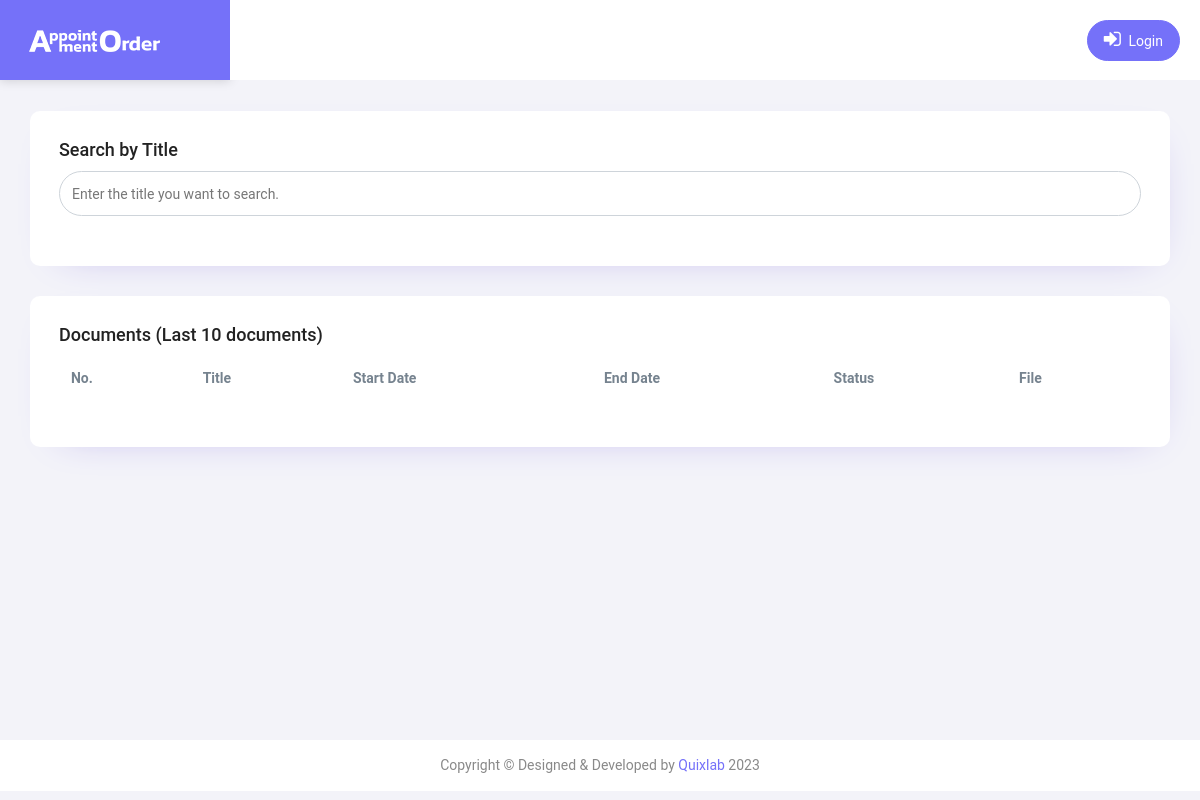
Before: / with the older database file.
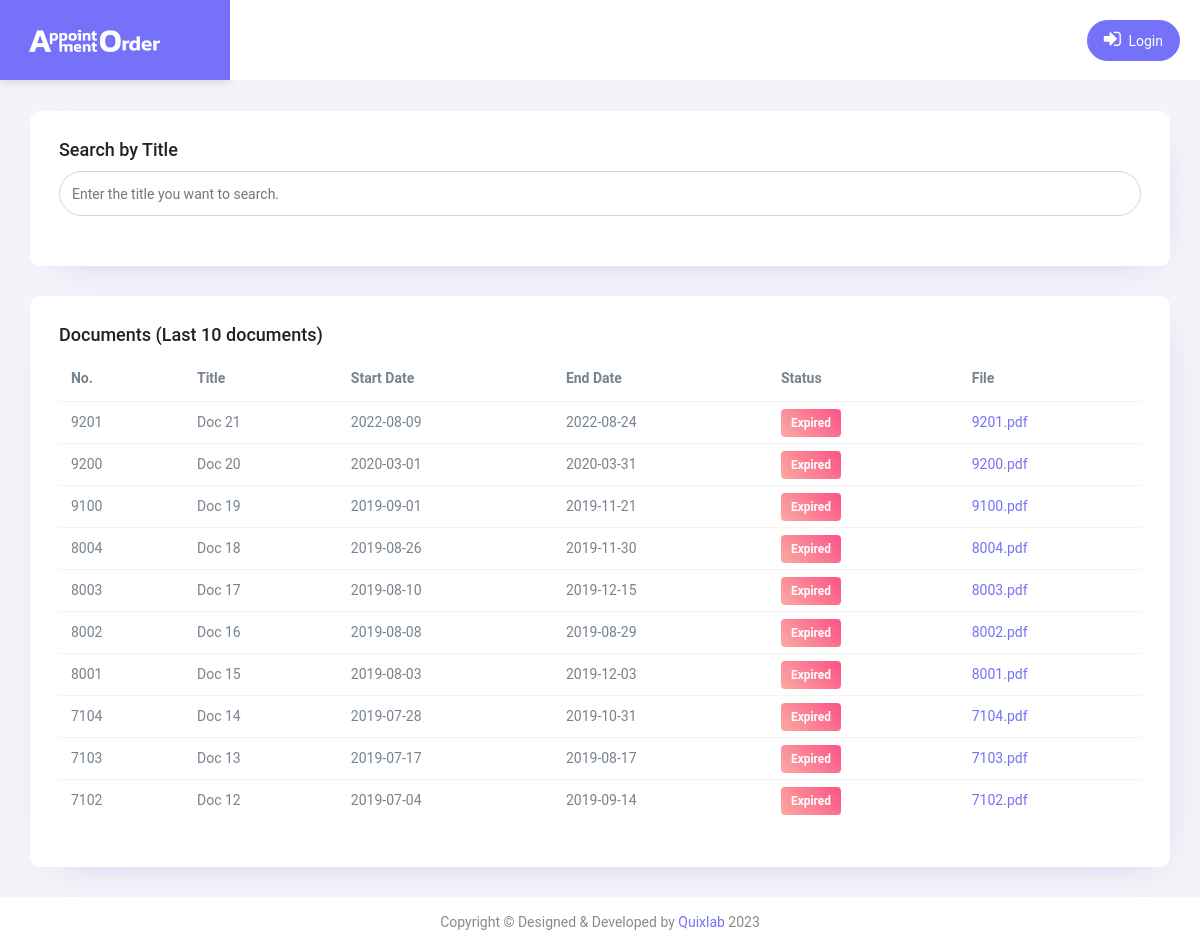
After: the same page with the newer database file.
### tables this page shows
CREATE TABLE `documents` (
  `id` int(11) NOT NULL COMMENT 'ID',
  `doc_num` varchar(20) NOT NULL COMMENT 'Doc No.',
  `doc_title` varchar(255) NOT NULL COMMENT 'Title',
  `doc_frdate` date NOT NULL COMMENT 'Start Date',
  `doc_todate` date DEFAULT NULL COMMENT 'End Date',
  `doc_filename` varchar(100) DEFAULT NULL COMMENT 'Filename',
  `doc_exp_sts` char(1) NOT NULL COMMENT 'Y = Expired / N = Valid'
);

### index.php (the view, shortened to what this page needs)
<?php
require_once('./db/connect.php');
$sql = "SELECT * FROM documents ORDER BY id DESC LIMIT 0, 10";
$stmt = $dbconn->prepare($sql);
$stmt->execute();
$result = $stmt->get_result();
$doc_list = $result->fetch_all(MYSQLI_ASSOC);
?>
<!DOCTYPE html>
<html lang="en">
<head>
    <link href="/assets/css/style.min.css" rel="stylesheet" />
    <link href="/assets/icons/font-awesome/css/font-awesome.min.css" rel="stylesheet">
</head>
<body>
    <div id="main-wrapper">
        <?php require_once "./components/header.php"; ?>
        <div class="content-body">
            <div class="container-fluid">
                <div class="row mt-3">
                    <div class="col-12">
                        <div class="card">
                            <div class="card-body">
                                <h4 class="card-title">Search by Title</h4>
                                <div class="form-group">
                                    <div class="input-group">
                                        <input type="text" id="doc_title" onkeyup="search();" class="form-control input-rounded" placeholder="Enter the title you want to search." />
                                    </div>
                                </div>
                            </div>
                        </div>
                    </div>
                </div>
                <div class="row">
                    <div class="col-12">
                        <div class="card">
                            <div class="card-body">
                                <h4 class="card-title">Documents (Last 10 documents)</h4>
                                <div class="table-responsive">
                                    <table class="table header-border">
                                        <thead>
                                            <tr>
                                                <th>No.</th>
                                                <th>Title</th>
                                                <th>Start Date</th>
                                                <th>End Date</th>
                                                <th>Status</th>
                                                <th>File</th>
                                            </tr>
                                        </thead>
                                        <tbody id="display_doc">
                                            <?php foreach ($doc_list as $doc) : ?>
                                                <tr>
                                                    <td><?php echo $doc['doc_num'] ?></td>
                                                    <td><?php echo $doc['doc_title'] ?></td>
                                                    <td><?php echo $doc['doc_frdate'] ?></td>
                                                    <td><?php echo $doc['doc_todate'] ?></td>
                                                    <td>
                                                        <?php if ($doc['doc_exp_sts'] === 'Y') : ?>
                                                            <span class="label gradient-2 rounded">Expired</span>
                                                        <?php elseif ($doc['doc_exp_sts'] === 'N') : ?>
                                                            <span class="label gradient-1 rounded">Activate</span>
                                                        <?php endif; ?>
                                                    </td>
                                                    <td>
                                                        <a class="text-primary" href="/assets/order/<?php echo $doc['doc_filename'] ?>">
                                                            <?php echo $doc['doc_filename'] ?>
                                                        </a>
                                                    </td>
                                                </tr>
                                            <?php endforeach; ?>
                                        </tbody>
                                    </table>
                                </div>
                            </div>
                        </div>
                    </div>
                </div>
            </div>
        </div>
        <?php require_once "./components/footer.php"; ?>
    </div>
</body>
</html>

### components/header.php (shortened to what this page needs)
<div class="nav-header">
    <div class="brand-logo">
        <a href="/">
            <span class="brand-title">
                <img src="/assets/images/logo-text.png" alt="logo">
            </span>
        </a>
    </div>
</div>
<div class="header">
    <div class="header-content clearfix">
        <div class="header-right">
            <ul class="clearfix">
                <?php if (isset($_SESSION['loggedin'])) : ?>
                    <li class="icons dropdown">
                        <h5>
                            <span class="text-dark">User: </span>
                            <span class="text-primary">
                                <?php echo $_SESSION['username'] ?>&nbsp;<?php echo $_SESSION['pName'] ?>
                            </span>
                        </h5>
                    </li>
                    <li class="icons dropdown">
                        <a href="/login.php" class="btn btn-rounded btn-primary text-white px-3 py-2">Manage Documents</a>
                    </li>
                    <li class="icons dropdown">
                        <a href="/logout.php" class="btn btn-rounded btn-danger text-white px-3 py-2">Logout</a>
                    </li>
                <?php else : ?>
                    <li class="icons dropdown">
                        <a href="/login.php" class="btn btn-rounded btn-primary text-white px-3 py-2">
                            <i class="fa fa-sign-in mr-1 text-white" aria-hidden="true"></i> Login
                        </a>
                    </li>
                <?php endif; ?>
            </ul>
        </div>
    </div>
</div>

### components/footer.php
<div class="footer">
    <div class="copyright">
        <p>Copyright &copy; Designed & Developed by <a href="https://themeforest.net/user/quixlab">Quixlab</a> <?php echo date('Y') ?></p>
    </div>
</div>

Changed rows visible on the page:
added documents: doc_num "9201", doc_title "Doc 21", doc_frdate "2022-08-09", doc_todate "2022-08-24", doc_exp_sts "Expired", doc_filename "9201.pdf"
added documents: doc_num "9200", doc_title "Doc 20", doc_frdate "2020-03-01", doc_todate "2020-03-31", doc_exp_sts "Expired", doc_filename "9200.pdf"
added documents: doc_num "9100", doc_title "Doc 19", doc_frdate "2019-09-01", doc_todate "2019-11-21", doc_exp_sts "Expired", doc_filename "9100.pdf"
added documents: doc_num "8004", doc_title "Doc 18", doc_frdate "2019-08-26", doc_todate "2019-11-30", doc_exp_sts "Expired", doc_filename "8004.pdf"
added documents: doc_num "8003", doc_title "Doc 17", doc_frdate "2019-08-10", doc_todate "2019-12-15", doc_exp_sts "Expired", doc_filename "8003.pdf"
added documents: doc_num "8002", doc_title "Doc 16", doc_frdate "2019-08-08", doc_todate "2019-08-29", doc_exp_sts "Expired", doc_filename "8002.pdf"
added documents: doc_num "8001", doc_title "Doc 15", doc_frdate "2019-08-03", doc_todate "2019-12-03", doc_exp_sts "Expired", doc_filename "8001.pdf"
added documents: doc_num "7104", doc_title "Doc 14", doc_frdate "2019-07-28", doc_todate "2019-10-31", doc_exp_sts "Expired", doc_filename "7104.pdf"
added documents: doc_num "7103", doc_title "Doc 13", doc_frdate "2019-07-17", doc_todate "2019-08-17", doc_exp_sts "Expired", doc_filename "7103.pdf"
added documents: doc_num "7102", doc_title "Doc 12", doc_frdate "2019-07-04", doc_todate "2019-09-14", doc_exp_sts "Expired", doc_filename "7102.pdf"
